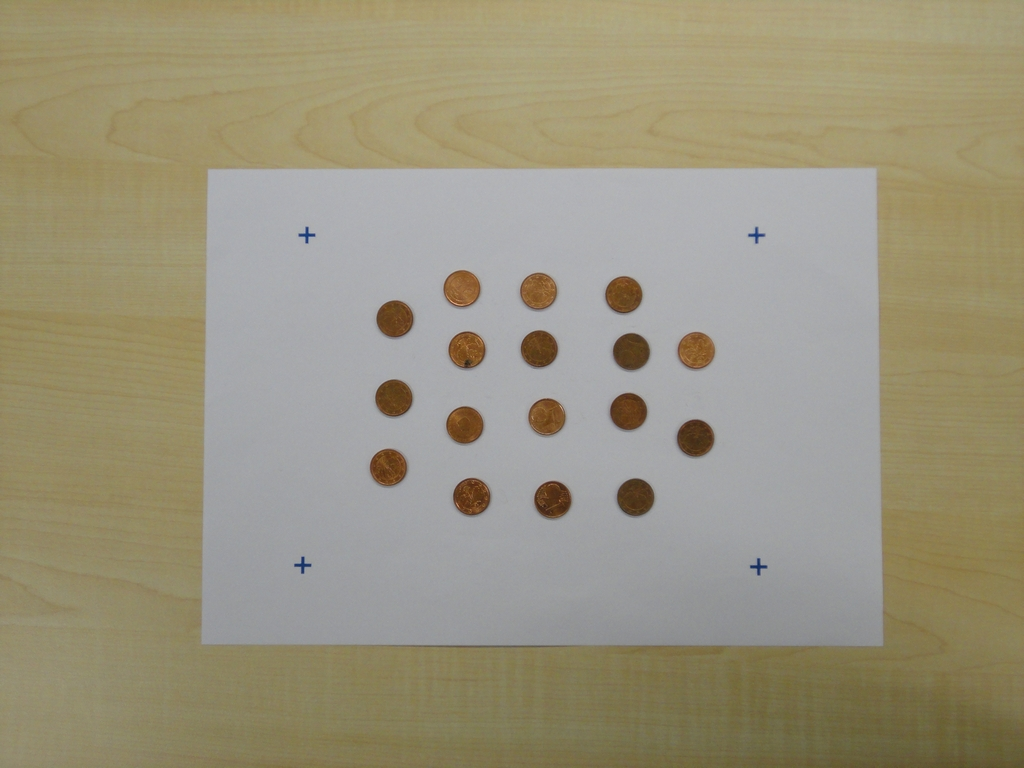
%> input picture training/001-2.jpg, 1024 x 768 px
$ octave test.m   (GNU Octave 9; MATLAB toolbox functions it lacks are replaced by stand-ins)
%> lines starting %> are read from the running program, lines starting %| are printed output that depends on the picture; in (x1, y1, x2, y2) boxes, pixels count from 0 and x2, y2 are one past the last pixel; in counts of white or black regions, pixels touching at a corner belong together; the program's own positions count from 1
### ecbp.m
function Image_out = ecbp( Image_in, channel, tolerance )
% Syntax:
%   Image_in: Image of format (x, y, 3)
%   channel: colorchannel
%   tolerance: higher tolerance -> purer color

% Description:
% ecbp (extract color by purity) will return an Image which will only
% contain Pixels which are 'pure'. A 'pure'-colored Pixel is a Pixel, where
% the value of the specified color channel is higher than the values of the
% remaining 2 color channels. tolerance will be added to the remaining 2
% channels.
% tolerance can be used to erase grey/white; It's value determines by how much
% the color values have to differ for them to be treated as different. A
% Pixel [100, 91, 109] for example will be erased if the tolerance is set
% to 10, but not if it is set to 9 (channel = 1). To eliminate
% Paper-white, a tolerance of 5 is sufficient. Higher Tolerance means
% purer color. and can be used to isolate the blue marks on the paper.


    % Check if the specified channel is valid
    [x, y, ~] = size(Image_in);
    if (channel > 3)
        Image_out = Image_in;
    else


        temp_out = Image_in;

        %RGB(150, 89, 67)

        bool_chart = zeros(x, y); % Will save 0 or 1 representing an allowed/not allowed pixel.
        bool_chart = (temp_out(:, :, channel) >= temp_out(:, :, mod(channel+1, 3)+1)+tolerance)&(temp_out(:, :, channel) >= temp_out(:, :, mod(channel, 3)+1)+tolerance);

        %Multiply the Bool chart with the Image:
        for i = 1:3
            temp_out(:, :, i) = Image_in(:, :, i) .* uint8(bool_chart);
        end

        Image_out = temp_out;
    end;


end

### find_marks.m
function p = find_marks( Image, landscape )
% Function to determine the position of the 4 blue marks
% Warning: Currently only works, if 4 connected components are found
% Could be improved by closing holes
    if nargin<2
        landscape = 0;
    end
    count = 0;  % counts # of blue components

    threshold = 6;
    while ((count ~= 4)&&(threshold < 30))

        %Use ecbp to extract the 4 blue marks:
        image_blue = ecbp(Image, 3, threshold);

        %Use threshold on the blue channel:
        image_bin = image_blue(:, :, 3) > 1;

        %Close Holes

        SE = strel('disk', 10, 6);
        image_bin = imdilate(image_bin, SE);
        image_bin = imerode(image_bin, SE);


        %Find connected components and determine the center
        %CC = bwconncomp(image_bin);
        S = regionprops(image_bin,'centroid');
        %S is a structure, use cat to convert its elements to a matrix
        p = cat(1, S.Centroid);
        [count, ~] = size(p);
        threshold = threshold +1;
    end

    if count ~= 4
        p = 0;
        return
    end


    [~, indices] = sort(p);
    p(:, :) = p(indices(:, 2), :);  % Punkte nach y Werten sortiert

    % Sortiere obere 2 Punkte, links bildet den Anfang:
    if ( p(1, 1) > p(2, 1) )
        p = p([2,1,3,4], :);
    end

    %Sortiere untere 2 Punkte, rechts bildet den Anfang:
    if ( p(4, 1) > p(3, 1) )
        p = p([1,2,4,3], :);
    end

    % Vektoren
    v12 = p(2,:)-p(1,:);
    v23 = p(3,:)-p(2,:);
    v34 = p(4,:)-p(3,:);
    v41 = p(1,:)-p(4,:);

    % L鋘gen
    distance12 = sqrt((p(1,1) - p(2,1)).^2 + (p(1,2) - p(2,2)).^2);
    distance23 = sqrt((p(2,1) - p(3,1)).^2 + (p(2,2) - p(3,2)).^2);
    distance34 = sqrt((p(3,1) - p(4,1)).^2 + (p(3,2) - p(4,2)).^2);
    distance41 = sqrt((p(1,1) - p(4,1)).^2 + (p(1,2) - p(4,2)).^2);

    % Winkel
    arc1 = abs(acos((v12*(-v41'))/(distance12*distance41))/3.14*180);
    arc2 = abs(acos((v23*(-v12'))/(distance12*distance23))/3.14*180);
    arc3 = abs(acos((v34*(-v23'))/(distance23*distance34))/3.14*180);
    arc4 = abs(acos((v41*(-v34'))/(distance34*distance41))/3.14*180);

    % Pr黤e nach Hochformat/Querformat:
    %%if distance12 < distance41
    if xor(((distance12 < distance41) || (abs(arc1-arc3)+abs(arc2-arc4))>40), landscape)
        p = p([4,1,2,3], :);    % Permutation, falls p im Hochformat vorliegt
    end

end

### projectiveCrop.m
function Iout = projectiveCrop(I,p,p0)
    % Set defaultparameter for p0
    if nargin < 3, p0 =[ 1 1;  2000 1 ; 2000 1450; 1 1450 ];
    end;


    % Calculate projective cropped image using cp2tform and imtransform
    xmin = min(p0(:,1));
    xmax = max(p0(:,1));
    ymin = min(p0(:,2));
    ymax = max(p0(:,2));

    transform = fitgeotrans(p, p0, 'Projective');
    imgref = imref2d([ymax, xmax]);
    Iout = imwarp(I, transform, 'OutputView', imgref);

end

### test.m
Image = imread(fullfile('training','001-2.jpg'));
%> Image is the input picture: size 768x1024x3 uint8; mean R, G, B 154.2, 147.6, 124.8


p = find_marks(Image);
%> the loop in find_marks, `while ((count ~= 4)&&(threshold < 30))` made 6 passes
%> count on passes 1 to 5: 117, 117, 105, 8, 7
%> pass 1, in ecbp, `bool_chart = (temp_out(:, :, channel) >= temp_out(:, :, mod(channel+1,..`:
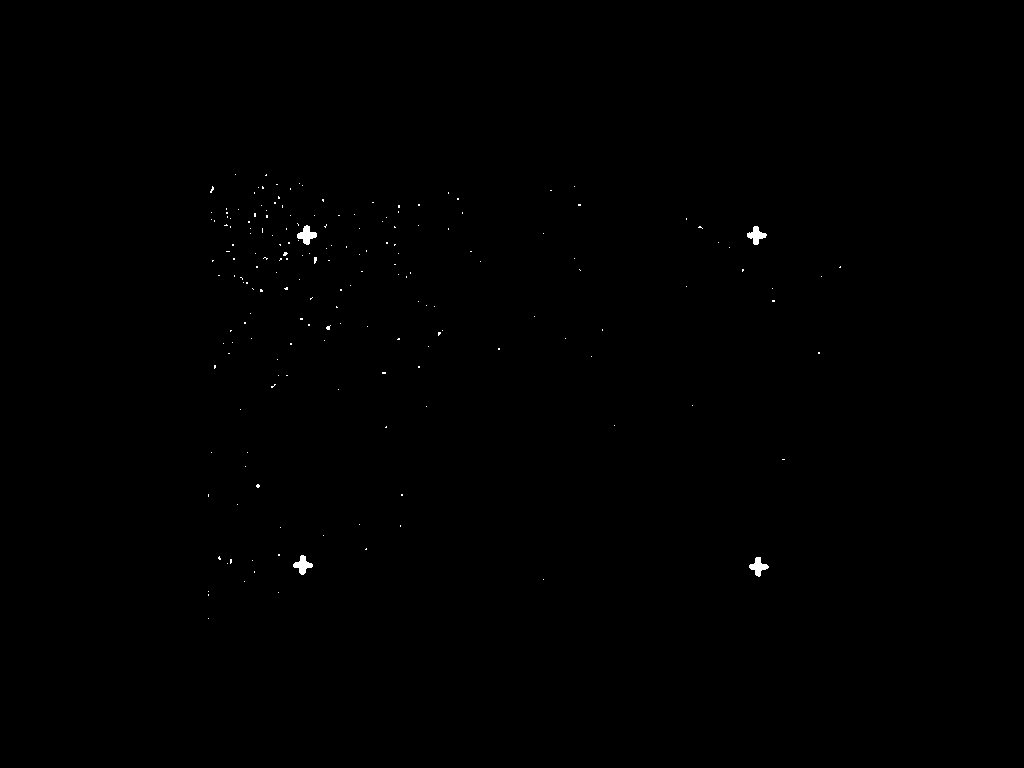
%> bool_chart: size 768x1024 logical; 0.17% white; 184 white regions (180 under 20 px), largest, box (x1, y1, x2, y2) and area: (297, 225, 317, 245) 208, (293, 555, 313, 575) 195, (749, 557, 769, 577) 190, (747, 226, 767, 245) 189
%> pass 1, in find_marks, `image_bin = imdilate(image_bin, SE);`:
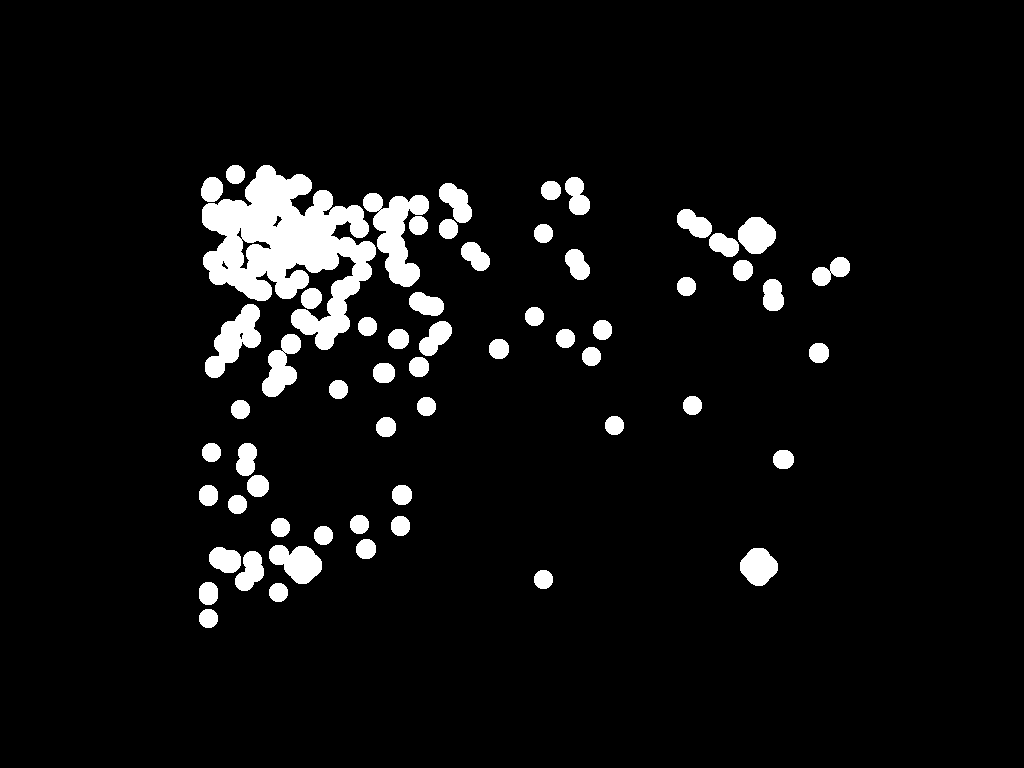
%> image_bin: size 768x1024 logical; 5.9% white; 60 white regions, largest, box (x1, y1, x2, y2) and area: (202, 165, 376, 350) 15962, (363, 193, 429, 287) 2952, (205, 304, 261, 378) 1978
%> pass 1, in find_marks, `image_bin = imerode(image_bin, SE);`:
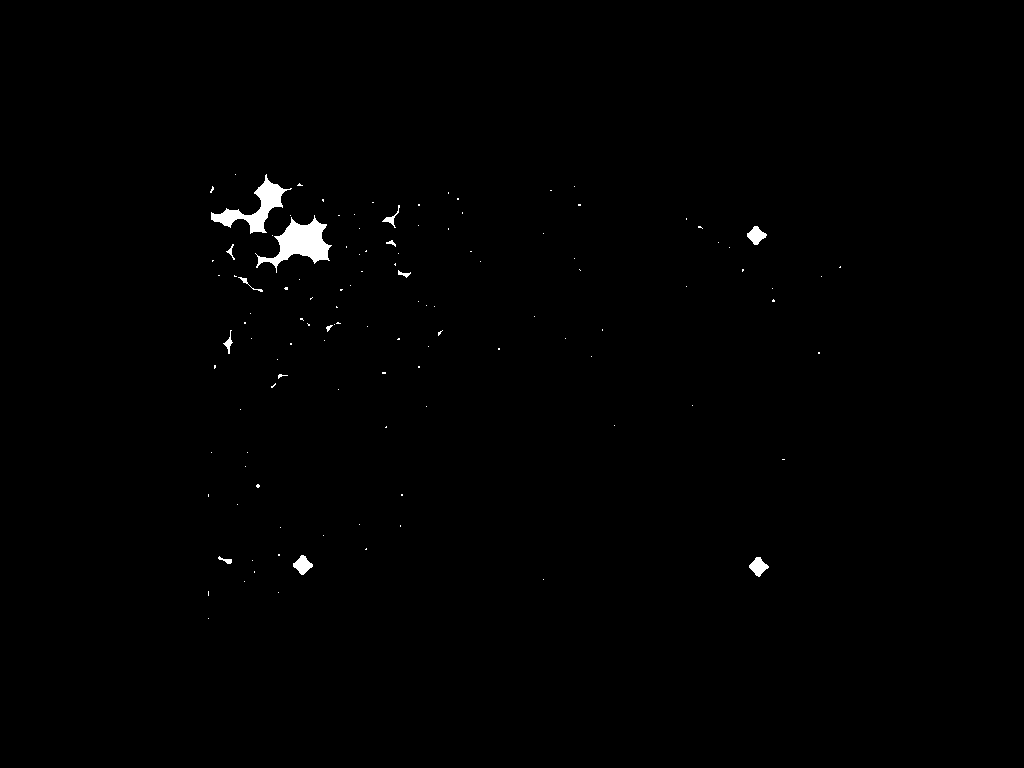
%> image_bin: size 768x1024 logical; 0.57% white; 117 white regions (103 under 20 px), largest, box (x1, y1, x2, y2) and area: (255, 215, 332, 273) 1756, (211, 174, 292, 234) 1353, (293, 555, 313, 575) 227
%> after the loop in find_marks, `while ((count ~= 4)&&(threshold < 30))`: threshold = 12
%> in find_marks, `[~, indices] = sort(p);`: indices = [1 2; 2 3; 3 1; 4 4]
%> in find_marks, `p = p([1,2,4,3], :);`: p = [307.4 235.8; 757 236; 759.1 567.2; 303.2 565.7]
%> in find_marks, `v12 = p(2,:)-p(1,:);`: v12 = [449.6 0.287]
%> in find_marks, `v23 = p(3,:)-p(2,:);`: v23 = [2.07 331.1]
%> in find_marks, `v34 = p(4,:)-p(3,:);`: v34 = [-455.8 -1.48]
%> in find_marks, `v41 = p(1,:)-p(4,:);`: v41 = [4.18 -329.9]
%> in find_marks, `distance12 = sqrt((p(1,1) - p(2,1)).^2 + (p(1,2) - p(2,2)).^2);`: distance12 = 449.6
%> in find_marks, `distance23 = sqrt((p(2,1) - p(3,1)).^2 + (p(2,2) - p(3,2)).^2);`: distance23 = 331.1
%> in find_marks, `distance34 = sqrt((p(3,1) - p(4,1)).^2 + (p(3,2) - p(4,2)).^2);`: distance34 = 455.8
%> in find_marks, `distance41 = sqrt((p(1,1) - p(4,1)).^2 + (p(1,2) - p(4,2)).^2);`: distance41 = 329.9
%> in find_marks, `arc1 = abs(acos((v12*(-v41'))/(distance12*distance41))/3.14*180);`: arc1 = 90.74
%> in find_marks, `arc2 = abs(acos((v23*(-v12'))/(distance12*distance23))/3.14*180);`: arc2 = 90.44
%> in find_marks, `arc3 = abs(acos((v34*(-v23'))/(distance23*distance34))/3.14*180);`: arc3 = 89.5
%> in find_marks, `arc4 = abs(acos((v41*(-v34'))/(distance34*distance41))/3.14*180);`: arc4 = 89.51
%> p = [307.4 235.8; 757 236; 759.1 567.2; 303.2 565.7]
cropped_image = projectiveCrop(Image, p);
%> in projectiveCrop, `transform = fitgeotrans(p, p0, 'Projective');`: transform = transform with T = [4.52 -0.00287 7.96e-06; 0.0573 4.51 4.27e-05; -1401.3 -1061.1 1]
%> in projectiveCrop, `Iout = imwarp(I, transform, 'OutputView', imgref);`:
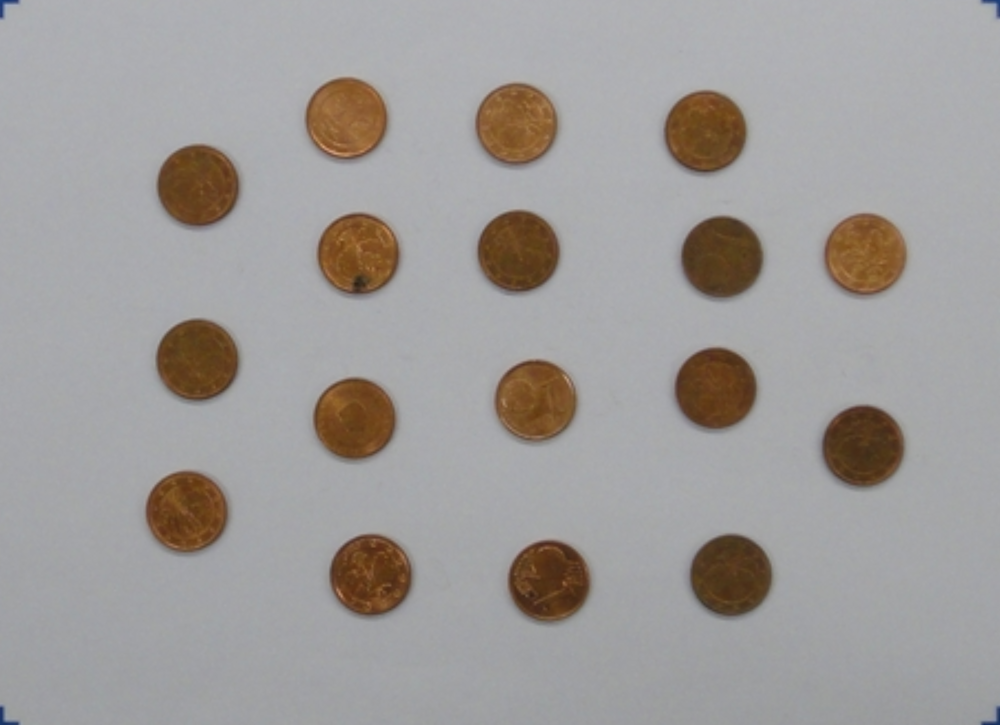
%> Iout: size 1450x2000x3 uint8 (shown at 1/2 size); mean R, G, B 159.1, 155.6, 153.8

imshow(cropped_image);

% [13 lines of commented-out code are left out]

$ run again, with training/001-3.jpg copied over training/001-2.jpg
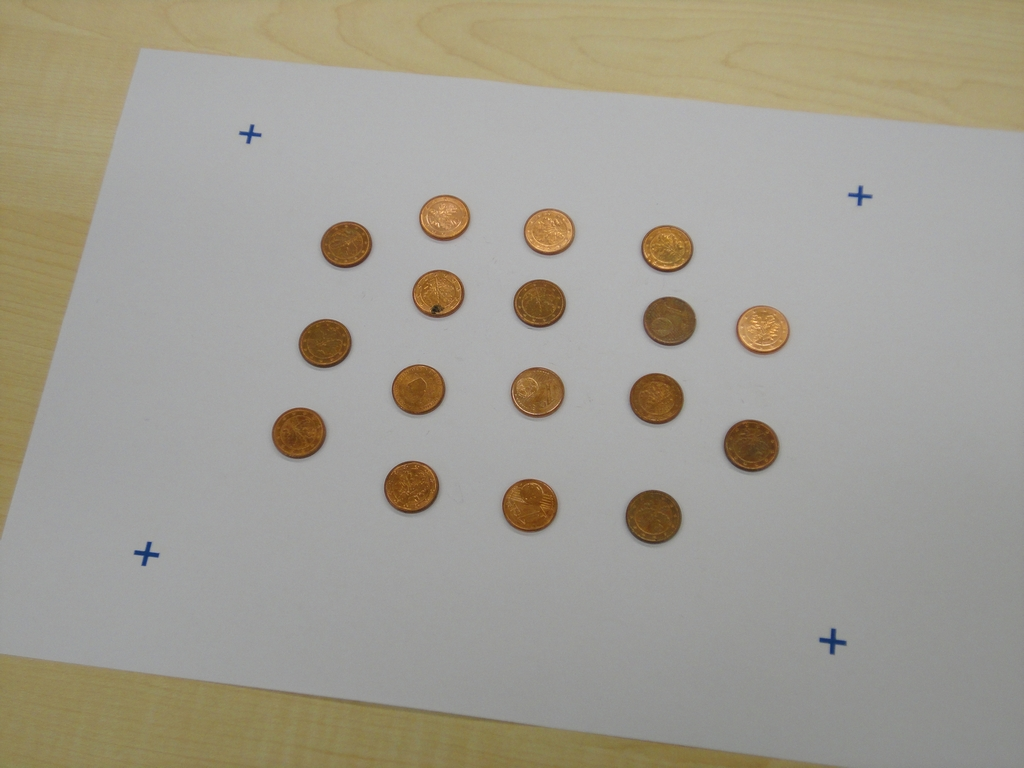
%> input picture training/001-3.jpg, 1024 x 768 px
%> Image is the input picture: size 768x1024x3 uint8; mean R, G, B 161.3, 157.1, 145.5
%> the loop in find_marks, `while ((count ~= 4)&&(threshold < 30))` made 1 pass
%> (p, count) on pass 1: ([147.5 554.3; 250.8 134.6; 833.3 641.8; 860.5 196.5], 4)
%> pass 1, in ecbp, `bool_chart = (temp_out(:, :, channel) >= temp_out(:, :, mod(channel+1,..`:
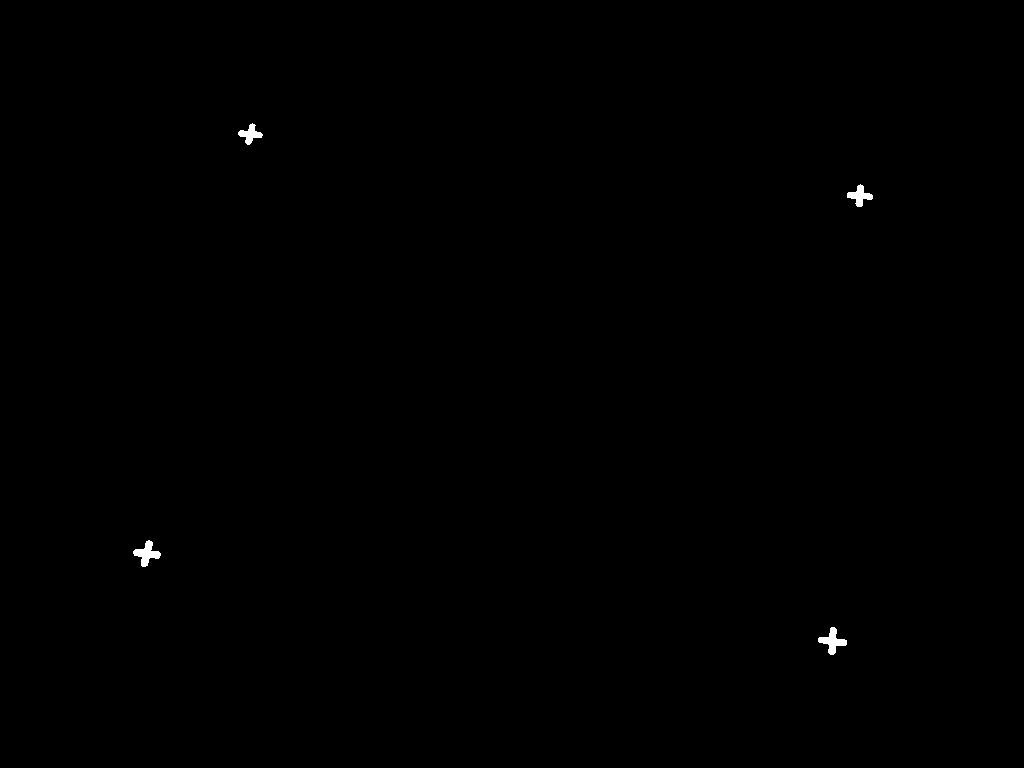
%> bool_chart: size 768x1024 logical; 0.15% white; 4 white regions, box (x1, y1, x2, y2) and area: (133, 540, 161, 567) 339, (818, 627, 847, 655) 339, (847, 184, 873, 207) 273, (238, 123, 263, 145) 245
%> after the loop in find_marks, `while ((count ~= 4)&&(threshold < 30))`: threshold = 7
%> indices = [1 2; 2 4; 3 1; 4 3]
%> in find_marks, `p = p([1,2,4,3], :);`: p = [250.8 134.6; 860.5 196.5; 833.3 641.8; 147.5 554.3]
%> v12 = [609.6 61.82]
%> v23 = [-27.16 445.3]
%> v34 = [-685.8 -87.47]
%> v41 = [103.3 -419.7]
%> distance12 = 612.8
%> distance23 = 446.2
%> distance34 = 691.3
%> distance41 = 432.2
%> arc1 = 98.09
%> arc2 = 92.35
%> arc3 = 86.26
%> arc4 = 83.48
%> transform = transform with T = [3.49 -0.405 3.05e-05; 0.859 3.99 0.000325; -989.3 -434.8 1]
%> in projectiveCrop, `Iout = imwarp(I, transform, 'OutputView', imgref);`:
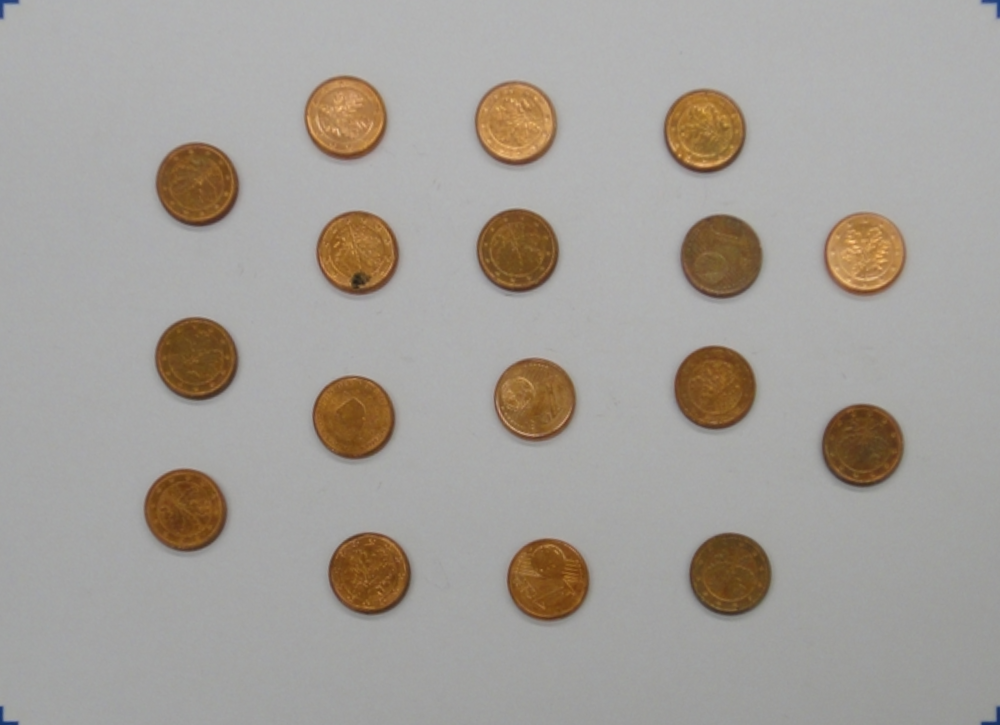
%> Iout: size 1450x2000x3 uint8 (shown at 1/2 size); mean R, G, B 163.7, 158.6, 152.6
